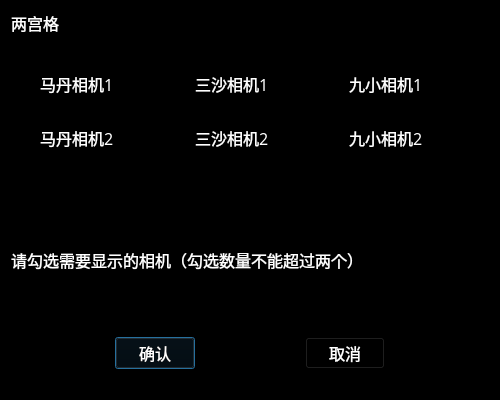
<?xml version="1.0" encoding="UTF-8"?>
<ui version="4.0">
 <class>SelectTwoDialog</class>
 <widget class="QDialog" name="SelectTwoDialog">
  <property name="geometry">
   <rect>
    <x>0</x>
    <y>0</y>
    <width>500</width>
    <height>400</height>
   </rect>
  </property>
  <property name="windowTitle">
   <string>Dialog</string>
  </property>
  <property name="styleSheet">
   <string notr="true">background-color: rgb(0, 0, 0);</string>
  </property>
  <layout class="QGridLayout" name="gridLayout">
   <item row="0" column="0" colspan="5">
    <widget class="QLabel" name="label_2">
     <property name="sizePolicy">
      <sizepolicy hsizetype="Preferred" vsizetype="Fixed">
       <horstretch>0</horstretch>
       <verstretch>0</verstretch>
      </sizepolicy>
     </property>
     <property name="font">
      <font>
       <family>微软雅黑</family>
       <pointsize>12</pointsize>
      </font>
     </property>
     <property name="styleSheet">
      <string notr="true">
color: rgb(255, 255, 255);</string>
     </property>
     <property name="text">
      <string>两宫格</string>
     </property>
    </widget>
   </item>
   <item row="1" column="0" colspan="5">
    <widget class="QFrame" name="frame_2">
     <property name="frameShape">
      <enum>QFrame::StyledPanel</enum>
     </property>
     <property name="frameShadow">
      <enum>QFrame::Raised</enum>
     </property>
     <layout class="QGridLayout" name="gridLayout_3">
      <item row="0" column="1">
       <widget class="QCheckBox" name="checkBox_camera2">
        <property name="font">
         <font>
          <family>微软雅黑</family>
          <pointsize>12</pointsize>
         </font>
        </property>
        <property name="styleSheet">
         <string notr="true">color: rgb(255, 255, 255);</string>
        </property>
        <property name="text">
         <string>三沙相机1</string>
        </property>
       </widget>
      </item>
      <item row="1" column="0">
       <widget class="QCheckBox" name="checkBox_camera4">
        <property name="font">
         <font>
          <family>微软雅黑</family>
          <pointsize>12</pointsize>
         </font>
        </property>
        <property name="styleSheet">
         <string notr="true">color: rgb(255, 255, 255);</string>
        </property>
        <property name="text">
         <string>马丹相机2</string>
        </property>
       </widget>
      </item>
      <item row="1" column="1">
       <widget class="QCheckBox" name="checkBox_camera5">
        <property name="font">
         <font>
          <family>微软雅黑</family>
          <pointsize>12</pointsize>
         </font>
        </property>
        <property name="styleSheet">
         <string notr="true">color: rgb(255, 255, 255);</string>
        </property>
        <property name="text">
         <string>三沙相机2</string>
        </property>
       </widget>
      </item>
      <item row="0" column="2">
       <widget class="QCheckBox" name="checkBox_camera3">
        <property name="font">
         <font>
          <family>微软雅黑</family>
          <pointsize>12</pointsize>
         </font>
        </property>
        <property name="styleSheet">
         <string notr="true">color: rgb(255, 255, 255);</string>
        </property>
        <property name="text">
         <string>九小相机1</string>
        </property>
       </widget>
      </item>
      <item row="1" column="2">
       <widget class="QCheckBox" name="checkBox_camera6">
        <property name="font">
         <font>
          <family>微软雅黑</family>
          <pointsize>12</pointsize>
         </font>
        </property>
        <property name="styleSheet">
         <string notr="true">color: rgb(255, 255, 255);</string>
        </property>
        <property name="text">
         <string>九小相机2</string>
        </property>
       </widget>
      </item>
      <item row="0" column="0">
       <widget class="QCheckBox" name="checkBox_camera1">
        <property name="font">
         <font>
          <family>微软雅黑</family>
          <pointsize>12</pointsize>
         </font>
        </property>
        <property name="styleSheet">
         <string notr="true">color: rgb(255, 255, 255);</string>
        </property>
        <property name="text">
         <string>马丹相机1</string>
        </property>
       </widget>
      </item>
     </layout>
    </widget>
   </item>
   <item row="2" column="0" colspan="5">
    <widget class="QLabel" name="label">
     <property name="font">
      <font>
       <family>微软雅黑</family>
       <pointsize>12</pointsize>
       <weight>50</weight>
       <italic>false</italic>
       <bold>false</bold>
       <underline>false</underline>
      </font>
     </property>
     <property name="styleSheet">
      <string notr="true">background-color: rgb(0, 0, 0);
color: rgb(255, 255, 255);</string>
     </property>
     <property name="text">
      <string>请勾选需要显示的相机（勾选数量不能超过两个）</string>
     </property>
     <property name="wordWrap">
      <bool>true</bool>
     </property>
    </widget>
   </item>
   <item row="3" column="0">
    <spacer name="horizontalSpacer_6">
     <property name="orientation">
      <enum>Qt::Horizontal</enum>
     </property>
     <property name="sizeHint" stdset="0">
      <size>
       <width>100</width>
       <height>20</height>
      </size>
     </property>
    </spacer>
   </item>
   <item row="3" column="1">
    <widget class="QPushButton" name="btn_confirm">
     <property name="font">
      <font>
       <family>微软雅黑</family>
       <pointsize>12</pointsize>
      </font>
     </property>
     <property name="styleSheet">
      <string notr="true">color: rgb(255, 255, 255);
background-color: rgb(50 ， 50 ， 50);</string>
     </property>
     <property name="text">
      <string>确认</string>
     </property>
    </widget>
   </item>
   <item row="3" column="2">
    <spacer name="horizontalSpacer_4">
     <property name="orientation">
      <enum>Qt::Horizontal</enum>
     </property>
     <property name="sizeHint" stdset="0">
      <size>
       <width>99</width>
       <height>20</height>
      </size>
     </property>
    </spacer>
   </item>
   <item row="3" column="3">
    <widget class="QPushButton" name="btn_Cancel">
     <property name="font">
      <font>
       <family>微软雅黑</family>
       <pointsize>12</pointsize>
      </font>
     </property>
     <property name="styleSheet">
      <string notr="true">color: rgb(255, 255, 255);
background-color: rgb(50 ， 50 ， 50);</string>
     </property>
     <property name="text">
      <string>取消</string>
     </property>
    </widget>
   </item>
   <item row="3" column="4">
    <spacer name="horizontalSpacer_5">
     <property name="orientation">
      <enum>Qt::Horizontal</enum>
     </property>
     <property name="sizeHint" stdset="0">
      <size>
       <width>100</width>
       <height>20</height>
      </size>
     </property>
    </spacer>
   </item>
   <item row="4" column="2">
    <spacer name="verticalSpacer_2">
     <property name="orientation">
      <enum>Qt::Vertical</enum>
     </property>
     <property name="sizeType">
      <enum>QSizePolicy::Fixed</enum>
     </property>
     <property name="sizeHint" stdset="0">
      <size>
       <width>20</width>
       <height>20</height>
      </size>
     </property>
    </spacer>
   </item>
  </layout>
 </widget>
 <resources/>
 <connections/>
</ui>
